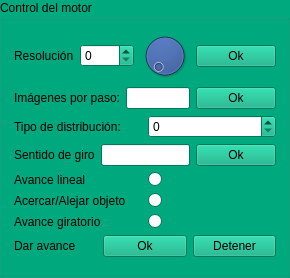
  <widget class="QGroupBox" name="groupBox">
   <property name="geometry">
    <rect>
     <x>50</x>
     <y>40</y>
     <width>261</width>
     <height>278</height>
    </rect>
   </property>
   <property name="palette">
    <palette>
     <active>
      <colorrole role="WindowText">
       <brush brushstyle="SolidPattern">
        <color alpha="255">
         <red>0</red>
         <green>0</green>
         <blue>0</blue>
        </color>
       </brush>
      </colorrole>
      <colorrole role="Button">
       <brush brushstyle="SolidPattern">
        <color alpha="255">
         <red>0</red>
         <green>170</green>
         <blue>127</blue>
        </color>
       </brush>
      </colorrole>
      <colorrole role="Light">
       <brush brushstyle="SolidPattern">
        <color alpha="255">
         <red>0</red>
         <green>255</green>
         <blue>191</blue>
        </color>
       </brush>
      </colorrole>
      <colorrole role="Midlight">
       <brush brushstyle="SolidPattern">
        <color alpha="255">
         <red>0</red>
         <green>212</green>
         <blue>159</blue>
        </color>
       </brush>
      </colorrole>
      <colorrole role="Dark">
       <brush brushstyle="SolidPattern">
        <color alpha="255">
         <red>0</red>
         <green>85</green>
         <blue>63</blue>
        </color>
       </brush>
      </colorrole>
      <colorrole role="Mid">
       <brush brushstyle="SolidPattern">
        <color alpha="255">
         <red>0</red>
         <green>113</green>
         <blue>84</blue>
        </color>
       </brush>
      </colorrole>
      <colorrole role="Text">
       <brush brushstyle="SolidPattern">
        <color alpha="255">
         <red>0</red>
         <green>0</green>
         <blue>0</blue>
        </color>
       </brush>
      </colorrole>
      <colorrole role="BrightText">
       <brush brushstyle="SolidPattern">
        <color alpha="255">
         <red>255</red>
         <green>255</green>
         <blue>255</blue>
        </color>
       </brush>
      </colorrole>
      <colorrole role="ButtonText">
       <brush brushstyle="SolidPattern">
        <color alpha="255">
         <red>0</red>
         <green>0</green>
         <blue>0</blue>
        </color>
       </brush>
      </colorrole>
      <colorrole role="Base">
       <brush brushstyle="SolidPattern">
        <color alpha="255">
         <red>255</red>
         <green>255</green>
         <blue>255</blue>
        </color>
       </brush>
      </colorrole>
      <colorrole role="Window">
       <brush brushstyle="SolidPattern">
        <color alpha="255">
         <red>0</red>
         <green>170</green>
         <blue>127</blue>
        </color>
       </brush>
      </colorrole>
      <colorrole role="Shadow">
       <brush brushstyle="SolidPattern">
        <color alpha="255">
         <red>0</red>
         <green>0</green>
         <blue>0</blue>
        </color>
       </brush>
      </colorrole>
      <colorrole role="AlternateBase">
       <brush brushstyle="SolidPattern">
        <color alpha="255">
         <red>127</red>
         <green>212</green>
         <blue>191</blue>
        </color>
       </brush>
      </colorrole>
      <colorrole role="ToolTipBase">
       <brush brushstyle="SolidPattern">
        <color alpha="255">
         <red>255</red>
         <green>255</green>
         <blue>220</blue>
        </color>
       </brush>
      </colorrole>
      <colorrole role="ToolTipText">
       <brush brushstyle="SolidPattern">
        <color alpha="255">
         <red>0</red>
         <green>0</green>
         <blue>0</blue>
        </color>
       </brush>
      </colorrole>
     </active>
     <inactive>
      <colorrole role="WindowText">
       <brush brushstyle="SolidPattern">
        <color alpha="255">
         <red>0</red>
         <green>0</green>
         <blue>0</blue>
        </color>
       </brush>
      </colorrole>
      <colorrole role="Button">
       <brush brushstyle="SolidPattern">
        <color alpha="255">
         <red>0</red>
         <green>170</green>
         <blue>127</blue>
        </color>
       </brush>
      </colorrole>
      <colorrole role="Light">
       <brush brushstyle="SolidPattern">
        <color alpha="255">
         <red>0</red>
         <green>255</green>
         <blue>191</blue>
        </color>
       </brush>
      </colorrole>
      <colorrole role="Midlight">
       <brush brushstyle="SolidPattern">
        <color alpha="255">
         <red>0</red>
         <green>212</green>
         <blue>159</blue>
        </color>
       </brush>
      </colorrole>
      <colorrole role="Dark">
       <brush brushstyle="SolidPattern">
        <color alpha="255">
         <red>0</red>
         <green>85</green>
         <blue>63</blue>
        </color>
       </brush>
      </colorrole>
      <colorrole role="Mid">
       <brush brushstyle="SolidPattern">
        <color alpha="255">
         <red>0</red>
         <green>113</green>
         <blue>84</blue>
        </color>
       </brush>
      </colorrole>
      <colorrole role="Text">
       <brush brushstyle="SolidPattern">
        <color alpha="255">
         <red>0</red>
         <green>0</green>
         <blue>0</blue>
        </color>
       </brush>
      </colorrole>
      <colorrole role="BrightText">
       <brush brushstyle="SolidPattern">
        <color alpha="255">
         <red>255</red>
         <green>255</green>
         <blue>255</blue>
        </color>
       </brush>
      </colorrole>
      <colorrole role="ButtonText">
       <brush brushstyle="SolidPattern">
        <color alpha="255">
         <red>0</red>
         <green>0</green>
         <blue>0</blue>
        </color>
       </brush>
      </colorrole>
      <colorrole role="Base">
       <brush brushstyle="SolidPattern">
        <color alpha="255">
         <red>255</red>
         <green>255</green>
         <blue>255</blue>
        </color>
       </brush>
      </colorrole>
      <colorrole role="Window">
       <brush brushstyle="SolidPattern">
        <color alpha="255">
         <red>0</red>
         <green>170</green>
         <blue>127</blue>
        </color>
       </brush>
      </colorrole>
      <colorrole role="Shadow">
       <brush brushstyle="SolidPattern">
        <color alpha="255">
         <red>0</red>
         <green>0</green>
         <blue>0</blue>
        </color>
       </brush>
      </colorrole>
      <colorrole role="AlternateBase">
       <brush brushstyle="SolidPattern">
        <color alpha="255">
         <red>127</red>
         <green>212</green>
         <blue>191</blue>
        </color>
       </brush>
      </colorrole>
      <colorrole role="ToolTipBase">
       <brush brushstyle="SolidPattern">
        <color alpha="255">
         <red>255</red>
         <green>255</green>
         <blue>220</blue>
        </color>
       </brush>
      </colorrole>
      <colorrole role="ToolTipText">
       <brush brushstyle="SolidPattern">
        <color alpha="255">
         <red>0</red>
         <green>0</green>
         <blue>0</blue>
        </color>
       </brush>
      </colorrole>
     </inactive>
     <disabled>
      <colorrole role="WindowText">
       <brush brushstyle="SolidPattern">
        <color alpha="255">
         <red>0</red>
         <green>85</green>
         <blue>63</blue>
        </color>
       </brush>
      </colorrole>
      <colorrole role="Button">
       <brush brushstyle="SolidPattern">
        <color alpha="255">
         <red>0</red>
         <green>170</green>
         <blue>127</blue>
        </color>
       </brush>
      </colorrole>
      <colorrole role="Light">
       <brush brushstyle="SolidPattern">
        <color alpha="255">
         <red>0</red>
         <green>255</green>
         <blue>191</blue>
        </color>
       </brush>
      </colorrole>
      <colorrole role="Midlight">
       <brush brushstyle="SolidPattern">
        <color alpha="255">
         <red>0</red>
         <green>212</green>
         <blue>159</blue>
        </color>
       </brush>
      </colorrole>
      <colorrole role="Dark">
       <brush brushstyle="SolidPattern">
        <color alpha="255">
         <red>0</red>
         <green>85</green>
         <blue>63</blue>
        </color>
       </brush>
      </colorrole>
      <colorrole role="Mid">
       <brush brushstyle="SolidPattern">
        <color alpha="255">
         <red>0</red>
         <green>113</green>
         <blue>84</blue>
        </color>
       </brush>
      </colorrole>
      <colorrole role="Text">
       <brush brushstyle="SolidPattern">
        <color alpha="255">
         <red>0</red>
         <green>85</green>
         <blue>63</blue>
        </color>
       </brush>
      </colorrole>
      <colorrole role="BrightText">
       <brush brushstyle="SolidPattern">
        <color alpha="255">
         <red>255</red>
         <green>255</green>
         <blue>255</blue>
        </color>
       </brush>
      </colorrole>
      <colorrole role="ButtonText">
       <brush brushstyle="SolidPattern">
        <color alpha="255">
         <red>0</red>
         <green>85</green>
         <blue>63</blue>
        </color>
       </brush>
      </colorrole>
      <colorrole role="Base">
       <brush brushstyle="SolidPattern">
        <color alpha="255">
         <red>0</red>
         <green>170</green>
         <blue>127</blue>
        </color>
       </brush>
      </colorrole>
      <colorrole role="Window">
       <brush brushstyle="SolidPattern">
        <color alpha="255">
         <red>0</red>
         <green>170</green>
         <blue>127</blue>
        </color>
       </brush>
      </colorrole>
      <colorrole role="Shadow">
       <brush brushstyle="SolidPattern">
        <color alpha="255">
         <red>0</red>
         <green>0</green>
         <blue>0</blue>
        </color>
       </brush>
      </colorrole>
      <colorrole role="AlternateBase">
       <brush brushstyle="SolidPattern">
        <color alpha="255">
         <red>0</red>
         <green>170</green>
         <blue>127</blue>
        </color>
       </brush>
      </colorrole>
      <colorrole role="ToolTipBase">
       <brush brushstyle="SolidPattern">
        <color alpha="255">
         <red>255</red>
         <green>255</green>
         <blue>220</blue>
        </color>
       </brush>
      </colorrole>
      <colorrole role="ToolTipText">
       <brush brushstyle="SolidPattern">
        <color alpha="255">
         <red>0</red>
         <green>0</green>
         <blue>0</blue>
        </color>
       </brush>
      </colorrole>
     </disabled>
    </palette>
   </property>
   <property name="title">
    <string>Control del motor</string>
   </property>
   <layout class="QVBoxLayout" name="verticalLayout">
    <item>
     <layout class="QHBoxLayout" name="horizontalLayout_2">
      <item>
       <widget class="QLabel" name="label">
        <property name="text">
         <string>Resolución</string>
        </property>
       </widget>
      </item>
      <item>
       <widget class="QSpinBox" name="spinBox_2">
        <property name="maximum">
         <number>4000</number>
        </property>
       </widget>
      </item>
      <item>
       <widget class="QDial" name="dial">
        <property name="palette">
         <palette>
          <active>
           <colorrole role="WindowText">
            <brush brushstyle="SolidPattern">
             <color alpha="255">
              <red>0</red>
              <green>0</green>
              <blue>0</blue>
             </color>
            </brush>
           </colorrole>
           <colorrole role="Button">
            <brush brushstyle="SolidPattern">
             <color alpha="255">
              <red>0</red>
              <green>58</green>
              <blue>175</blue>
             </color>
            </brush>
           </colorrole>
           <colorrole role="Light">
            <brush brushstyle="SolidPattern">
             <color alpha="255">
              <red>7</red>
              <green>89</green>
              <blue>255</blue>
             </color>
            </brush>
           </colorrole>
           <colorrole role="Midlight">
            <brush brushstyle="SolidPattern">
             <color alpha="255">
              <red>3</red>
              <green>73</green>
              <blue>215</blue>
             </color>
            </brush>
           </colorrole>
           <colorrole role="Dark">
            <brush brushstyle="SolidPattern">
             <color alpha="255">
              <red>0</red>
              <green>29</green>
              <blue>87</blue>
             </color>
            </brush>
           </colorrole>
           <colorrole role="Mid">
            <brush brushstyle="SolidPattern">
             <color alpha="255">
              <red>0</red>
              <green>38</green>
              <blue>117</blue>
             </color>
            </brush>
           </colorrole>
           <colorrole role="Text">
            <brush brushstyle="SolidPattern">
             <color alpha="255">
              <red>0</red>
              <green>0</green>
              <blue>0</blue>
             </color>
            </brush>
           </colorrole>
           <colorrole role="BrightText">
            <brush brushstyle="SolidPattern">
             <color alpha="255">
              <red>255</red>
              <green>255</green>
              <blue>255</blue>
             </color>
            </brush>
           </colorrole>
           <colorrole role="ButtonText">
            <brush brushstyle="SolidPattern">
             <color alpha="255">
              <red>0</red>
              <green>0</green>
              <blue>0</blue>
             </color>
            </brush>
           </colorrole>
           <colorrole role="Base">
            <brush brushstyle="SolidPattern">
             <color alpha="255">
              <red>255</red>
              <green>255</green>
              <blue>255</blue>
             </color>
            </brush>
           </colorrole>
           <colorrole role="Window">
            <brush brushstyle="SolidPattern">
             <color alpha="255">
              <red>0</red>
              <green>58</green>
              <blue>175</blue>
             </color>
            </brush>
           </colorrole>
           <colorrole role="Shadow">
            <brush brushstyle="SolidPattern">
             <color alpha="255">
              <red>0</red>
              <green>0</green>
              <blue>0</blue>
             </color>
            </brush>
           </colorrole>
           <colorrole role="AlternateBase">
            <brush brushstyle="SolidPattern">
             <color alpha="255">
              <red>127</red>
              <green>156</green>
              <blue>215</blue>
             </color>
            </brush>
           </colorrole>
           <colorrole role="ToolTipBase">
            <brush brushstyle="SolidPattern">
             <color alpha="255">
              <red>255</red>
              <green>255</green>
              <blue>220</blue>
             </color>
            </brush>
           </colorrole>
           <colorrole role="ToolTipText">
            <brush brushstyle="SolidPattern">
             <color alpha="255">
              <red>0</red>
              <green>0</green>
              <blue>0</blue>
             </color>
            </brush>
           </colorrole>
          </active>
          <inactive>
           <colorrole role="WindowText">
            <brush brushstyle="SolidPattern">
             <color alpha="255">
              <red>0</red>
              <green>0</green>
              <blue>0</blue>
             </color>
            </brush>
           </colorrole>
           <colorrole role="Button">
            <brush brushstyle="SolidPattern">
             <color alpha="255">
              <red>0</red>
              <green>58</green>
              <blue>175</blue>
             </color>
            </brush>
           </colorrole>
           <colorrole role="Light">
            <brush brushstyle="SolidPattern">
             <color alpha="255">
              <red>7</red>
              <green>89</green>
              <blue>255</blue>
             </color>
            </brush>
           </colorrole>
           <colorrole role="Midlight">
            <brush brushstyle="SolidPattern">
             <color alpha="255">
              <red>3</red>
              <green>73</green>
              <blue>215</blue>
             </color>
            </brush>
           </colorrole>
           <colorrole role="Dark">
            <brush brushstyle="SolidPattern">
             <color alpha="255">
              <red>0</red>
              <green>29</green>
              <blue>87</blue>
             </color>
            </brush>
           </colorrole>
           <colorrole role="Mid">
            <brush brushstyle="SolidPattern">
             <color alpha="255">
              <red>0</red>
              <green>38</green>
              <blue>117</blue>
             </color>
            </brush>
           </colorrole>
           <colorrole role="Text">
            <brush brushstyle="SolidPattern">
             <color alpha="255">
              <red>0</red>
              <green>0</green>
              <blue>0</blue>
             </color>
            </brush>
           </colorrole>
           <colorrole role="BrightText">
            <brush brushstyle="SolidPattern">
             <color alpha="255">
              <red>255</red>
              <green>255</green>
              <blue>255</blue>
             </color>
            </brush>
           </colorrole>
           <colorrole role="ButtonText">
            <brush brushstyle="SolidPattern">
             <color alpha="255">
              <red>0</red>
              <green>0</green>
              <blue>0</blue>
             </color>
            </brush>
           </colorrole>
           <colorrole role="Base">
            <brush brushstyle="SolidPattern">
             <color alpha="255">
              <red>255</red>
              <green>255</green>
              <blue>255</blue>
             </color>
            </brush>
           </colorrole>
           <colorrole role="Window">
            <brush brushstyle="SolidPattern">
             <color alpha="255">
              <red>0</red>
              <green>58</green>
              <blue>175</blue>
             </color>
            </brush>
           </colorrole>
           <colorrole role="Shadow">
            <brush brushstyle="SolidPattern">
             <color alpha="255">
              <red>0</red>
              <green>0</green>
              <blue>0</blue>
             </color>
            </brush>
           </colorrole>
           <colorrole role="AlternateBase">
            <brush brushstyle="SolidPattern">
             <color alpha="255">
              <red>127</red>
              <green>156</green>
              <blue>215</blue>
             </color>
            </brush>
           </colorrole>
           <colorrole role="ToolTipBase">
            <brush brushstyle="SolidPattern">
             <color alpha="255">
              <red>255</red>
              <green>255</green>
              <blue>220</blue>
             </color>
            </brush>
           </colorrole>
           <colorrole role="ToolTipText">
            <brush brushstyle="SolidPattern">
             <color alpha="255">
              <red>0</red>
              <green>0</green>
              <blue>0</blue>
             </color>
            </brush>
           </colorrole>
          </inactive>
          <disabled>
           <colorrole role="WindowText">
            <brush brushstyle="SolidPattern">
             <color alpha="255">
              <red>0</red>
              <green>29</green>
              <blue>87</blue>
             </color>
            </brush>
           </colorrole>
           <colorrole role="Button">
            <brush brushstyle="SolidPattern">
             <color alpha="255">
              <red>0</red>
              <green>58</green>
              <blue>175</blue>
             </color>
            </brush>
           </colorrole>
           <colorrole role="Light">
            <brush brushstyle="SolidPattern">
             <color alpha="255">
              <red>7</red>
              <green>89</green>
              <blue>255</blue>
             </color>
            </brush>
           </colorrole>
           <colorrole role="Midlight">
            <brush brushstyle="SolidPattern">
             <color alpha="255">
              <red>3</red>
              <green>73</green>
              <blue>215</blue>
             </color>
            </brush>
           </colorrole>
           <colorrole role="Dark">
            <brush brushstyle="SolidPattern">
             <color alpha="255">
              <red>0</red>
              <green>29</green>
              <blue>87</blue>
             </color>
            </brush>
           </colorrole>
           <colorrole role="Mid">
            <brush brushstyle="SolidPattern">
             <color alpha="255">
              <red>0</red>
              <green>38</green>
              <blue>117</blue>
             </color>
            </brush>
           </colorrole>
           <colorrole role="Text">
            <brush brushstyle="SolidPattern">
             <color alpha="255">
              <red>0</red>
              <green>29</green>
              <blue>87</blue>
             </color>
            </brush>
           </colorrole>
           <colorrole role="BrightText">
            <brush brushstyle="SolidPattern">
             <color alpha="255">
              <red>255</red>
              <green>255</green>
              <blue>255</blue>
             </color>
            </brush>
           </colorrole>
           <colorrole role="ButtonText">
            <brush brushstyle="SolidPattern">
             <color alpha="255">
              <red>0</red>
              <green>29</green>
              <blue>87</blue>
             </color>
            </brush>
           </colorrole>
           <colorrole role="Base">
            <brush brushstyle="SolidPattern">
             <color alpha="255">
              <red>0</red>
              <green>58</green>
              <blue>175</blue>
             </color>
            </brush>
           </colorrole>
           <colorrole role="Window">
            <brush brushstyle="SolidPattern">
             <color alpha="255">
              <red>0</red>
              <green>58</green>
              <blue>175</blue>
             </color>
            </brush>
           </colorrole>
           <colorrole role="Shadow">
            <brush brushstyle="SolidPattern">
             <color alpha="255">
              <red>0</red>
              <green>0</green>
              <blue>0</blue>
             </color>
            </brush>
           </colorrole>
           <colorrole role="AlternateBase">
            <brush brushstyle="SolidPattern">
             <color alpha="255">
              <red>0</red>
              <green>58</green>
              <blue>175</blue>
             </color>
            </brush>
           </colorrole>
           <colorrole role="ToolTipBase">
            <brush brushstyle="SolidPattern">
             <color alpha="255">
              <red>255</red>
              <green>255</green>
              <blue>220</blue>
             </color>
            </brush>
           </colorrole>
           <colorrole role="ToolTipText">
            <brush brushstyle="SolidPattern">
             <color alpha="255">
              <red>0</red>
              <green>0</green>
              <blue>0</blue>
             </color>
            </brush>
           </colorrole>
          </disabled>
         </palette>
        </property>
        <property name="maximum">
         <number>4000</number>
        </property>
       </widget>
      </item>
      <item>
       <widget class="QPushButton" name="Resolution">
        <property name="text">
         <string>Ok</string>
        </property>
       </widget>
      </item>
     </layout>
    </item>
    <item>
     <layout class="QHBoxLayout" name="horizontalLayout_3">
      <item>
       <widget class="QLabel" name="label_2">
        <property name="text">
         <string>Imágenes por paso:</string>
        </property>
       </widget>
      </item>
      <item>
       <widget class="QLineEdit" name="lineEdit"/>
      </item>
      <item>
       <widget class="QPushButton" name="pushButton">
        <property name="text">
         <string>Ok</string>
        </property>
       </widget>
      </item>
     </layout>
    </item>
    <item>
     <layout class="QHBoxLayout" name="horizontalLayout_4">
      <item>
       <widget class="QLabel" name="label_3">
        <property name="palette">
         <palette>
          <active>
           <colorrole role="Text">
            <brush brushstyle="SolidPattern">
             <color alpha="255">
              <red>255</red>
              <green>255</green>
              <blue>255</blue>
             </color>
            </brush>
           </colorrole>
          </active>
          <inactive>
           <colorrole role="Text">
            <brush brushstyle="SolidPattern">
             <color alpha="255">
              <red>255</red>
              <green>255</green>
              <blue>255</blue>
             </color>
            </brush>
           </colorrole>
          </inactive>
          <disabled>
           <colorrole role="Text">
            <brush brushstyle="SolidPattern">
             <color alpha="255">
              <red>0</red>
              <green>85</green>
              <blue>63</blue>
             </color>
            </brush>
           </colorrole>
          </disabled>
         </palette>
        </property>
        <property name="text">
         <string>Tipo de distribución:</string>
        </property>
       </widget>
      </item>
      <item>
       <widget class="QSpinBox" name="spinBox">
        <property name="maximum">
         <number>2</number>
        </property>
       </widget>
      </item>
     </layout>
    </item>
    <item>
     <layout class="QHBoxLayout" name="horizontalLayout_7">
      <item>
       <layout class="QHBoxLayout" name="horizontalLayout_6">
        <item>
         <widget class="QLabel" name="label_4">
          <property name="text">
           <string>Sentido de giro</string>
          </property>
         </widget>
        </item>
        <item>
         <widget class="QLineEdit" name="lineEdit_2"/>
        </item>
       </layout>
      </item>
      <item>
       <widget class="QPushButton" name="Giro">
        <property name="text">
         <string>Ok</string>
        </property>
       </widget>
      </item>
     </layout>
    </item>
    <item>
     <layout class="QHBoxLayout" name="horizontalLayout_10">
      <item>
       <widget class="QLabel" name="label_6">
        <property name="text">
         <string>Avance lineal</string>
        </property>
       </widget>
      </item>
      <item>
       <widget class="QRadioButton" name="lineal">
        <property name="text">
         <string/>
        </property>
       </widget>
      </item>
     </layout>
    </item>
    <item>
     <layout class="QHBoxLayout" name="horizontalLayout_14">
      <item>
       <widget class="QLabel" name="label_12">
        <property name="text">
         <string>Acercar/Alejar objeto</string>
        </property>
       </widget>
      </item>
      <item>
       <widget class="QRadioButton" name="Acercar_alejar">
        <property name="text">
         <string/>
        </property>
       </widget>
      </item>
     </layout>
    </item>
    <item>
     <layout class="QHBoxLayout" name="horizontalLayout_9">
      <item>
       <widget class="QLabel" name="label_7">
        <property name="text">
         <string>Avance giratorio</string>
        </property>
       </widget>
      </item>
      <item>
       <widget class="QRadioButton" name="giratorio">
        <property name="text">
         <string/>
        </property>
       </widget>
      </item>
     </layout>
    </item>
    <item>
     <layout class="QHBoxLayout" name="horizontalLayout_8">
      <item>
       <widget class="QLabel" name="label_5">
        <property name="text">
         <string>Dar avance</string>
        </property>
       </widget>
      </item>
      <item>
       <widget class="QPushButton" name="Avance">
        <property name="text">
         <string>Ok</string>
        </property>
       </widget>
      </item>
      <item>
       <widget class="QPushButton" name="Stop">
        <property name="text">
         <string>Detener</string>
        </property>
       </widget>
      </item>
     </layout>
    </item>
   </layout>
   <zorder></zorder>
  </widget>
